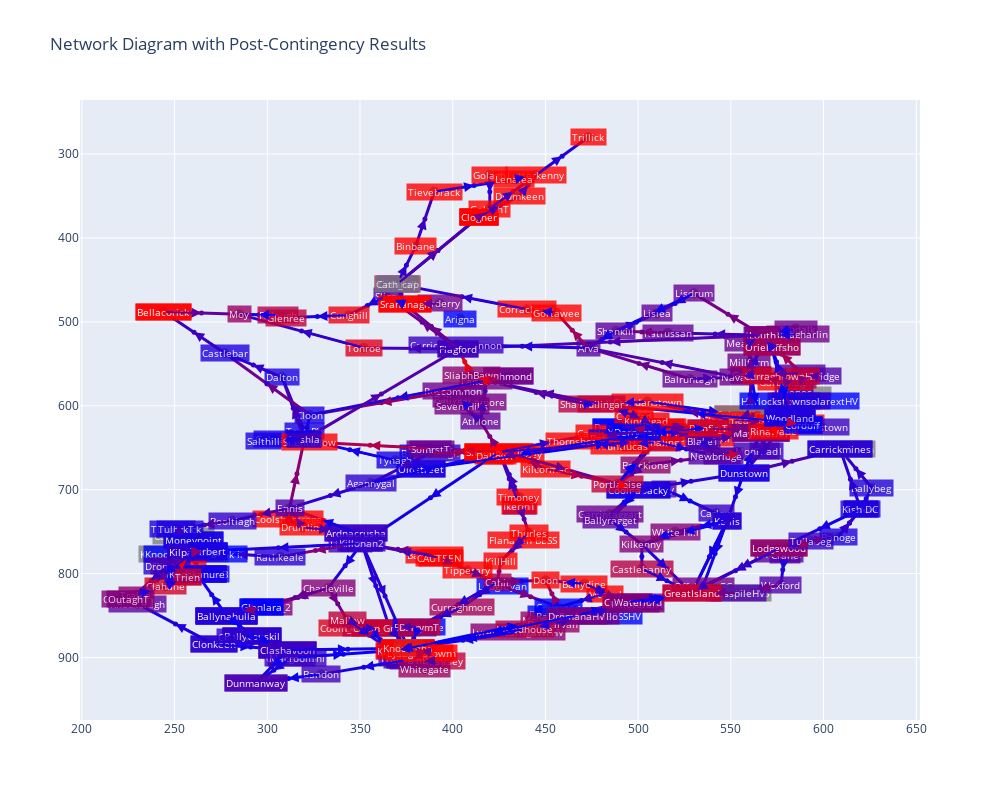

Write notebook code for a chart like this one.
### Code cell
import numpy as np
import pandas as pd
import pandapower as pp
import plotly.graph_objects as go
import plotly.io as pio
from IPython.display import HTML, display


# Optional: Uncomment to disable numba warnings (or install numba in your poetry environment)
# pp.options.numba = False

PF_SETTINGS = {
    "algorithm": "nr",
    "max_iteration": 100,
    "tolerance_mva": 5e-3,
    "init": "dc",
    "enforce_q_lims": True,
    "calculate_voltage_angles": True,
    "logging": False,
    "voltage_depend_loads": False,
    "v_debug": True
}

# =============================================================================
# 1. Load or Create the pandapower Network
# =============================================================================
try:
    net = pp.from_pickle("adjusted_network_1162.p")
    print("Loaded adjusted_network_1162.p")
except Exception as e:
    print("Could not load 'adjusted_network_1162.p'. Creating a demo network. Error:", e)
    net = pp.create_empty_network()
    b1 = pp.create_bus(net, vn_kv=110, name="Bus A")
    b2 = pp.create_bus(net, vn_kv=110, name="Bus B")
    b3 = pp.create_bus(net, vn_kv=110, name="Bus C")
    pp.create_line(net, from_bus=b1, to_bus=b2, length_km=10, std_type="149-AL1/24-ST1A 110.0")
    pp.create_line(net, from_bus=b2, to_bus=b3, length_km=15, std_type="149-AL1/24-ST1A 110.0")

net.bus["in_service"] = True
net.line["in_service"] = True

pp.runpp(net, **PF_SETTINGS)
print("Load flow complete.")

# =============================================================================
# 2. Bus Filtering (Using Original Script Logic)
# =============================================================================
if "geodata" in net.bus.columns:
    filtered_buses = net.bus[
        (net.bus["vn_kv"] >= 110) &
        (net.bus["in_service"] == True) &
        (net.bus["x1"] > 0) &
        (net.bus["y1"] > 0)
    ].copy()
    filtered_buses["x1"] = filtered_buses["x1"]
    filtered_buses["y1"] = filtered_buses["y1"]
else:
    filtered_buses = net.bus[(net.bus["vn_kv"] >= 110) & (net.bus["in_service"] == True)].copy()
    np.random.seed(42)
    filtered_buses["x1"] = np.random.uniform(0, 100, size=len(filtered_buses))
    filtered_buses["y1"] = np.random.uniform(0, 100, size=len(filtered_buses))

# Create a DataFrame similar to the original "relevant_bus"
relevant_bus = pd.DataFrame({
    "index": filtered_buses.index,
    "x1": filtered_buses["x1"],
    "y1": filtered_buses["y1"],
    "bus_names": filtered_buses["bus_names"]
})
bus_ids = relevant_bus["index"].tolist()

# =============================================================================
# 3. Line Filtering (Using Original Script Logic)
# =============================================================================
filtered_lines = net.line[net.line["in_service"] == True].copy()
filtered_lines = filtered_lines[
    filtered_lines["from_bus"].isin(bus_ids) & 
    filtered_lines["to_bus"].isin(bus_ids)
]

results = filtered_lines.copy()
results["loading_percent"] = net.res_line["loading_percent"]
results["p_from_mw"] = net.res_line["p_from_mw"]
results["name"] = results["name"].fillna("Unnamed Line")

# =============================================================================
# 4. Load Global Contingency Aggregator Data and Build Lookup
# =============================================================================
global_contingency_df = pd.read_csv("global_contingency_aggregator_June_Sept.csv")
def normalize_name(name):
    return " ".join(str(name).split()).strip().lower()

cont_map = {}
for i, row_c in global_contingency_df.iterrows():
    bname = normalize_name(row_c["Branch_Name"])
    max_post_flow = row_c["Max_Post_Contingency_Flow_Percent"]
    worst_outage = row_c["Worst_Case_Outage_For_Max"]
    cont_map[bname] = (max_post_flow, worst_outage)
default_cont_data = ("N/A", "No data")

# =============================================================================
# 5. Load Bus Aggregator Data from bus_lodf_aggregator_June_Sept.csv
# =============================================================================
try:
    bus_lodf_df = pd.read_csv("bus_lodf_aggregator_June_Sept.csv")
    def normalize_bus_name(name):
        return " ".join(str(name).split()).lower()
    bus_lodf_df["Normalized_Bus_Name"] = bus_lodf_df["Bus_Name"].apply(normalize_bus_name)
    
    best_list = []
    for idx, row in relevant_bus.iterrows():
        bus_name = row["bus_names"]
        norm_bus_name = normalize_bus_name(bus_name)
        match = bus_lodf_df[bus_lodf_df["Normalized_Bus_Name"] == norm_bus_name]
        if not match.empty:
            cumulative_otdf = match.iloc[0]["Cumulative_OTDF"]
            maximum_otdf = match.iloc[0]["Maximum_OTDF"]
        else:
            cumulative_otdf = np.nan
            maximum_otdf = np.nan
        best_list.append({
            "Bus_ID": row["index"],
            "PTDF_Sum": cumulative_otdf,
            "LODF_Percentile": maximum_otdf
        })
    best_results_full_discharge = pd.DataFrame(best_list)
    print("Loaded bus-level aggregator data.")
except Exception as e:
    print("Error loading bus_lodf_aggregator_June_Sept.csv, using dummy data:", e)
    best_results_full_discharge = pd.DataFrame({
        "Bus_ID": relevant_bus["index"],
        "PTDF_Sum": np.random.uniform(0, 100, size=len(relevant_bus)),
        "LODF_Percentile": np.random.uniform(0, 100, size=len(relevant_bus))
    })

contingency_trigger = True

# =============================================================================
# 6. Plotting Function (plot_network)
# =============================================================================
def plot_network(relevant_bus, results, bus_ids, best_results_full_discharge, cont_map, contingency_trigger=True):
    fig = go.Figure()
    
    # Build nodal aggregated dictionary.
    best_results_discharge_dict = {}
    for i, row in best_results_full_discharge.iterrows():
        bus_id = row["Bus_ID"]
        best_results_discharge_dict[bus_id] = (row["PTDF_Sum"], row["LODF_Percentile"])
    
    # Updated helper functions with NaN checks.
    def get_line_color(val, min_val=0, max_val=100):
        if pd.isna(val):
            return "rgba(128,128,128,1)"
        frac = np.interp(val, [min_val, max_val], [0, 1])
        red = int(255 * frac)
        blue = int(255 * (1 - frac))
        return f"rgba({red}, 0, {blue}, 1)"
    
    def get_node_color(val, min_val=0, max_val=100):
        if pd.isna(val):
            return "rgba(128,128,128,1)"
        frac = np.interp(val, [min_val, max_val], [0, 1])
        red = int(255 * frac)
        blue = int(255 * (1 - frac))
        return f"rgba({red}, 0, {blue}, 1)"
    
    # Build adjusted coordinates: key = bus ID, value = (x, y, bus name)
    adjusted_coords = {
        row["index"]: (float(row["x1"]), float(row["y1"]), row["bus_names"])
        for i, row in relevant_bus.iterrows() if pd.notna(row["x1"]) and pd.notna(row["y1"])
    }
    
    annotations = []
    traces = []
    
    # Plot buses.
    for bus_id, (x, y, bname) in adjusted_coords.items():
        ptdf_sum, lodf_pct = best_results_discharge_dict.get(bus_id, ("N/A", "N/A"))
        default_color = "rgba(128,128,128,1)"
        node_color = default_color
        if isinstance(lodf_pct, (int, float)):
            node_color = get_node_color(lodf_pct)
        text_node = f"PTDF Sum: {ptdf_sum}, LODF: {lodf_pct}"
        traces.append(go.Scatter(
            x=[x], y=[y],
            mode="markers",
            text=[text_node],
            hoverinfo="text",
            marker=dict(size=10, color=default_color),
            name=f"Bus {bus_id}"
        ))
        annotations.append(dict(
            x=x, y=y, text=bname, showarrow=False,
            font=dict(size=10, color="#ffffff"), bgcolor=node_color, opacity=0.8
        ))
    
    # Plot lines.
    for _, r_row in results.iterrows():
        loading_percent = r_row["loading_percent"]
        if pd.isna(loading_percent) or loading_percent == 0:
            continue
        if (r_row["from_bus"] not in adjusted_coords) or (r_row["to_bus"] not in adjusted_coords):
            continue
        from_coords = adjusted_coords[r_row["from_bus"]]
        to_coords = adjusted_coords[r_row["to_bus"]]
        
        line_name = str(r_row["name"])
        norm_line_name = normalize_name(line_name)
        cont_loading, cause_name = cont_map.get(norm_line_name, default_cont_data) if contingency_trigger else ("N/A", "No data")
        line_color = get_line_color(loading_percent)
        
        traces.append(go.Scatter(
            x=[from_coords[0], to_coords[0]],
            y=[from_coords[1], to_coords[1]],
            mode="lines", line=dict(color=line_color, width=3),
            hoverinfo="none"
        ))
        mid_x = (from_coords[0] + to_coords[0]) / 2
        mid_y = (from_coords[1] + to_coords[1]) / 2
        
        text_line = (f"Line: {line_name}<br>"
                     f"Intact loading: {loading_percent:.1f}%<br>"
                     f"Post-Contingency: {cont_loading}%<br>"
                     f"Cause: {cause_name}")
        traces.append(go.Scatter(
            x=[mid_x], y=[mid_y],
            mode="markers", marker=dict(size=5, color=line_color),
            text=[text_line], hoverinfo="text"
        ))
        
        if r_row["p_from_mw"] >= 0:
            arrow_coords = (to_coords[0], to_coords[1], from_coords[0], from_coords[1])
        else:
            arrow_coords = (from_coords[0], from_coords[1], to_coords[0], to_coords[1])
        annotations.append(dict(
            x=mid_x, y=mid_y,
            ax=arrow_coords[2], ay=arrow_coords[3],
            xref="x", yref="y", axref="x", ayref="y",
            showarrow=True, arrowhead=2, arrowsize=1, arrowwidth=2, arrowcolor=line_color
        ))
    
    fig.add_traces(traces)
    fig.update_layout(
        annotations=annotations,
        title="Network Diagram with Post-Contingency Results",
        showlegend=False,
        width=1000,
        height=800,
        yaxis=dict(autorange="reversed")
    )
    fig.show()
    return fig

# =============================================================================
# 7. Call the Plot Function
# =============================================================================
fig = plot_network(
    relevant_bus=relevant_bus,
    results=results,
    bus_ids=bus_ids,
    best_results_full_discharge=best_results_full_discharge,
    cont_map=cont_map,
    contingency_trigger=True
)

# Convert the figure to an HTML snippet.
fig_html = fig.to_html(include_plotlyjs="cdn", full_html=False)

# Embed it in the notebook.
from IPython.display import HTML, display
display(HTML(fig_html))
